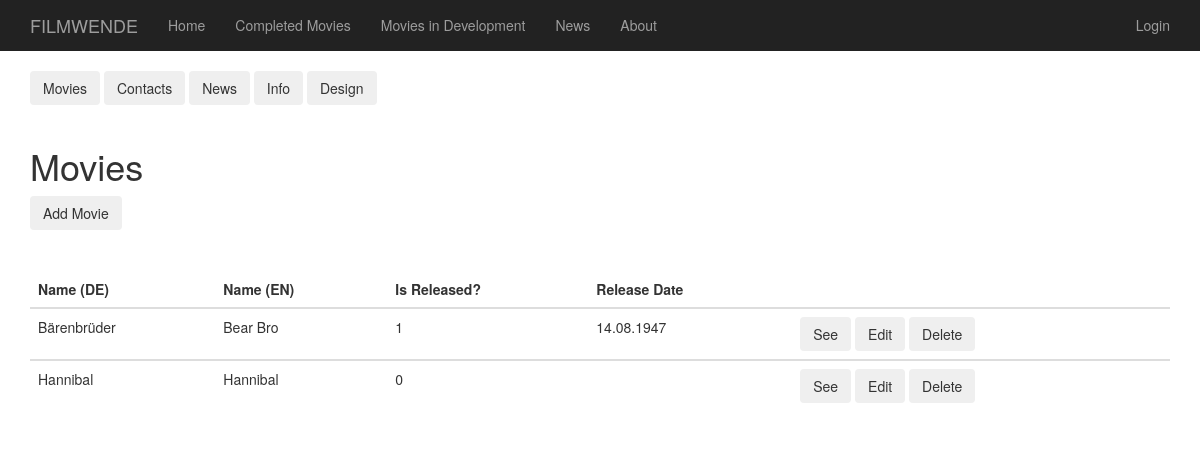
Before: /dashboard_movies with the older database file.
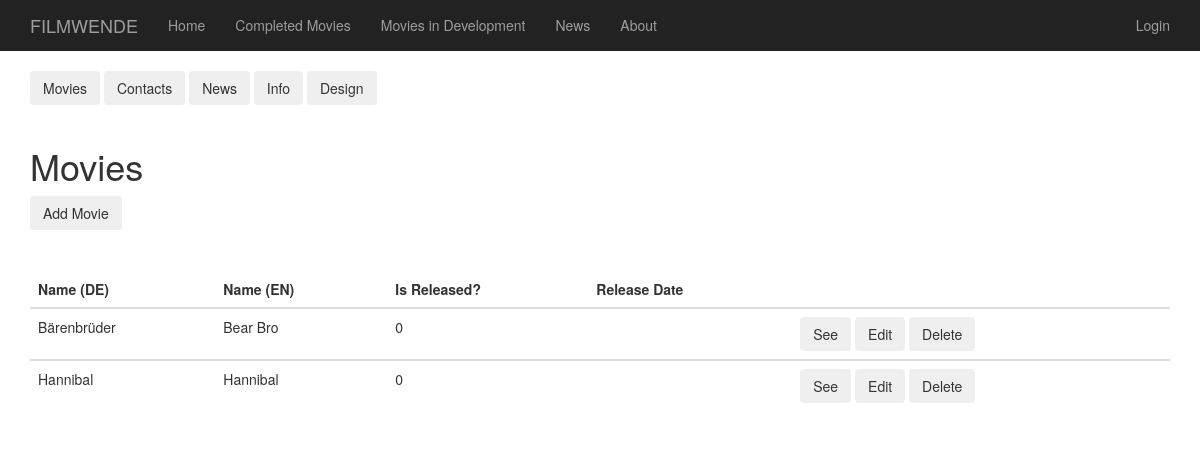
After: the same page with the newer database file.
### app/models.py (models this page shows, shortened)
class Movie(db.Model):
    __tablename__ = "movies"
    id = db.Column(db.Integer, primary_key=True)
    title_DE = db.Column(db.String, unique=True)
    title_EN = db.Column(db.String, unique=True)
    isReleased = db.Column(db.Integer)
    release_date = db.Column(db.String(140))
    format = db.Column(db.String)
    isColored = db.Column(db.Integer)
    language = db.Column(db.String)
    duration = db.Column(db.String)
    synopsis = db.Column(db.String)
    awards = db.Column(db.String)
    screenings = db.Column(db.String)
    supporters = db.Column(db.String)
    directors = db.Column(db.String)
    producers = db.Column(db.String)
    executive_producers = db.Column(db.String)
    editors = db.Column(db.String)
    cinematography = db.Column(db.String)
    sound_recordist = db.Column(db.String)
    sound_mix = db.Column(db.String)
    color = db.Column(db.String)
    image_url = db.Column(db.String)

### app/routes.py (the view)
@login_required
@app.route('/dashboard', methods=['GET', 'POST'])
@app.route ('/dashboard_movies')
def dashboard():
    movies = Movie.query.all()
    return render_template('dashboard_movies.html', movies = movies)

### app/templates/dashboard_movies.html
{% extends "base2.html" %}
{% block content %}
<div class="container">
  {% include '_dashboard.html' %}
  <div class="col"><hr></div>
  <h1>Movies</h1>
  <button type="button" class="btn btn-outline-secondary" onclick ="window.location = '/edit_movie';"> Add Movie</button>
  <div class="col"><hr></div>
  {% if movies | length > 0 %}
  <table class="table">
    <thead>
      <tr>
        <th scope="col">Name (DE)</th>
        <th scope="col">Name (EN)</th>
        <th scope="col">Is Released?</th>
        <th scope="col">Release Date</th>
        <th scope="col"></th>
      </tr>
    </thead>
    {%for movie in movies%}
    <tbody>
      <tr>
        <td>{{movie.title_DE }}</td>
        <td>{{movie.title_EN}}</td>
        <td>{{movie.isReleased}}</td>
        <td>{{movie.release_date}}</td>
        <td>
          <button type="button" class="btn btn-outline-secondary" onclick ="window.location = '/movies/{{movie.title_DE}}';"> See </button>
          <button type="button" class="btn btn-outline-secondary" onclick ="window.location = '/edit_movie?id={{movie.id}}';"> Edit </button>
          <button type="button" class="btn btn-outline-secondary" onclick ="window.location = '/delete_movie?id={{movie.id}}';"> Delete </button>
        </td>
      </tr>
    </tbody>
    {%endfor%}
  </table>
{%else%}
  <i>No movie yet.</i>
{%endif%}
  </div>
{%endblock%}

Changed rows visible on the page:
changed Movie "Bärenbrüder": isReleased "1" → "0"; release_date "14.08.1947" → (not shown)
